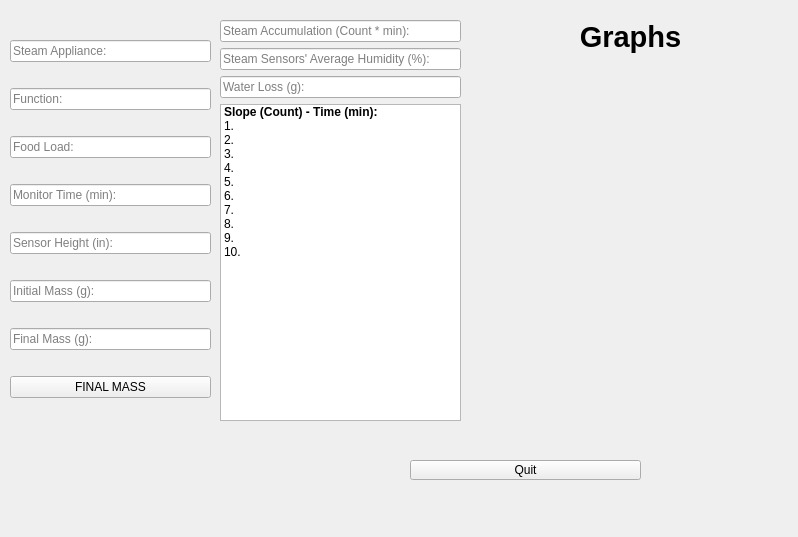
<?xml version="1.0" encoding="UTF-8"?>
<ui version="4.0">
 <class>MainWindow</class>
 <widget class="QMainWindow" name="MainWindow">
  <property name="geometry">
   <rect>
    <x>0</x>
    <y>0</y>
    <width>798</width>
    <height>537</height>
   </rect>
  </property>
  <property name="windowTitle">
   <string>Steam Fixture GUI</string>
  </property>
  <widget class="QWidget" name="steam_Fixture_GUI">
   <widget class="QWidget" name="verticalLayoutWidget">
    <property name="geometry">
     <rect>
      <x>10</x>
      <y>20</y>
      <width>201</width>
      <height>401</height>
     </rect>
    </property>
    <layout class="QVBoxLayout" name="inputs">
     <property name="spacing">
      <number>-1</number>
     </property>
     <item>
      <widget class="QLineEdit" name="function">
       <property name="text">
        <string/>
       </property>
       <property name="placeholderText">
        <string>Steam Appliance:</string>
       </property>
      </widget>
     </item>
     <item>
      <widget class="QLineEdit" name="steam_appliance">
       <property name="text">
        <string/>
       </property>
       <property name="placeholderText">
        <string>Function:</string>
       </property>
      </widget>
     </item>
     <item>
      <widget class="QLineEdit" name="food_load">
       <property name="text">
        <string/>
       </property>
       <property name="placeholderText">
        <string>Food Load:</string>
       </property>
      </widget>
     </item>
     <item>
      <widget class="QLineEdit" name="monitor_time">
       <property name="text">
        <string/>
       </property>
       <property name="placeholderText">
        <string>Monitor Time (min):</string>
       </property>
       <property name="clearButtonEnabled">
        <bool>false</bool>
       </property>
      </widget>
     </item>
     <item>
      <widget class="QLineEdit" name="sensor_height">
       <property name="text">
        <string/>
       </property>
       <property name="placeholderText">
        <string>Sensor Height (in):</string>
       </property>
      </widget>
     </item>
     <item>
      <widget class="QLineEdit" name="initial_mass">
       <property name="inputMask">
        <string/>
       </property>
       <property name="text">
        <string/>
       </property>
       <property name="placeholderText">
        <string>Initial Mass (g):</string>
       </property>
      </widget>
     </item>
     <item>
      <widget class="QLineEdit" name="final_mass">
       <property name="placeholderText">
        <string>Final Mass (g): </string>
       </property>
      </widget>
     </item>
     <item>
      <widget class="QPushButton" name="start_button">
       <property name="text">
        <string>FINAL MASS</string>
       </property>
      </widget>
     </item>
    </layout>
   </widget>
   <widget class="QWidget" name="verticalLayoutWidget_2">
    <property name="geometry">
     <rect>
      <x>220</x>
      <y>20</y>
      <width>241</width>
      <height>401</height>
     </rect>
    </property>
    <layout class="QVBoxLayout" name="outputs">
     <property name="spacing">
      <number>-1</number>
     </property>
     <item>
      <widget class="QLineEdit" name="water_loss">
       <property name="text">
        <string/>
       </property>
       <property name="placeholderText">
        <string>Steam Accumulation (Count * min): </string>
       </property>
      </widget>
     </item>
     <item>
      <widget class="QLineEdit" name="steam_sensor_humidity">
       <property name="text">
        <string/>
       </property>
       <property name="placeholderText">
        <string>Steam Sensors' Average Humidity (%): </string>
       </property>
      </widget>
     </item>
     <item>
      <widget class="QLineEdit" name="steam_accumulation">
       <property name="text">
        <string/>
       </property>
       <property name="placeholderText">
        <string>Water Loss (g):</string>
       </property>
      </widget>
     </item>
     <item>
      <widget class="QListWidget" name="listWidget">
       <item>
        <property name="text">
         <string>Slope (Count) - Time (min):</string>
        </property>
        <property name="font">
         <font>
          <weight>75</weight>
          <bold>true</bold>
         </font>
        </property>
       </item>
       <item>
        <property name="text">
         <string>1. </string>
        </property>
       </item>
       <item>
        <property name="text">
         <string>2. </string>
        </property>
       </item>
       <item>
        <property name="text">
         <string>3.</string>
        </property>
       </item>
       <item>
        <property name="text">
         <string>4.</string>
        </property>
       </item>
       <item>
        <property name="text">
         <string>5.</string>
        </property>
       </item>
       <item>
        <property name="text">
         <string>6.</string>
        </property>
       </item>
       <item>
        <property name="text">
         <string>7.</string>
        </property>
       </item>
       <item>
        <property name="text">
         <string>8.</string>
        </property>
       </item>
       <item>
        <property name="text">
         <string>9.</string>
        </property>
       </item>
       <item>
        <property name="text">
         <string>10.</string>
        </property>
       </item>
      </widget>
     </item>
    </layout>
   </widget>
   <widget class="QPushButton" name="start_button_2">
    <property name="geometry">
     <rect>
      <x>410</x>
      <y>460</y>
      <width>231</width>
      <height>20</height>
     </rect>
    </property>
    <property name="text">
     <string>Quit</string>
    </property>
   </widget>
   <widget class="QLabel" name="label">
    <property name="geometry">
     <rect>
      <x>470</x>
      <y>20</y>
      <width>321</width>
      <height>401</height>
     </rect>
    </property>
    <property name="font">
     <font>
      <pointsize>22</pointsize>
      <weight>75</weight>
      <bold>true</bold>
     </font>
    </property>
    <property name="text">
     <string>Graphs</string>
    </property>
    <property name="alignment">
     <set>Qt::AlignHCenter|Qt::AlignTop</set>
    </property>
   </widget>
  </widget>
 </widget>
 <resources/>
 <connections/>
</ui>
